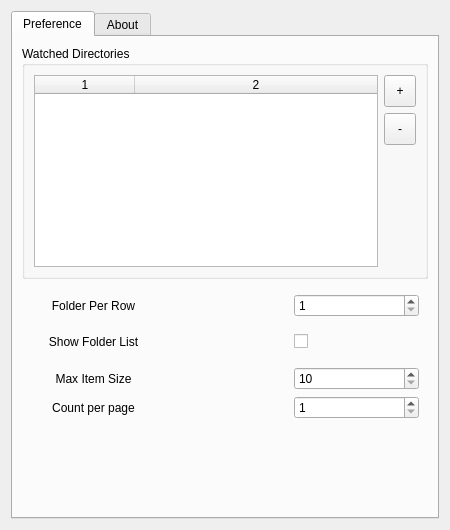
<?xml version="1.0" encoding="UTF-8"?>
<ui version="4.0">
 <class>SmartDirSettingWidget</class>
 <widget class="QWidget" name="SmartDirSettingWidget">
  <property name="geometry">
   <rect>
    <x>0</x>
    <y>0</y>
    <width>450</width>
    <height>530</height>
   </rect>
  </property>
  <property name="windowTitle">
   <string>DDE Smart Dir Settings</string>
  </property>
  <layout class="QVBoxLayout" name="verticalLayout">
   <item>
    <widget class="QTabWidget" name="tabWidget">
     <property name="currentIndex">
      <number>0</number>
     </property>
     <widget class="QWidget" name="tab">
      <attribute name="title">
       <string>Preference</string>
      </attribute>
      <layout class="QVBoxLayout" name="verticalLayout_5">
       <item>
        <widget class="QGroupBox" name="groupBox">
         <property name="title">
          <string>Watched Directories</string>
         </property>
         <layout class="QVBoxLayout" name="verticalLayout_4">
          <property name="leftMargin">
           <number>0</number>
          </property>
          <property name="topMargin">
           <number>0</number>
          </property>
          <property name="rightMargin">
           <number>0</number>
          </property>
          <property name="bottomMargin">
           <number>0</number>
          </property>
          <item>
           <widget class="QWidget" name="widget" native="true">
            <layout class="QHBoxLayout" name="horizontalLayout">
             <item>
              <widget class="QTableWidget" name="tableWidget">
               <property name="editTriggers">
                <set>QAbstractItemView::NoEditTriggers</set>
               </property>
               <property name="selectionMode">
                <enum>QAbstractItemView::SingleSelection</enum>
               </property>
               <property name="selectionBehavior">
                <enum>QAbstractItemView::SelectRows</enum>
               </property>
               <property name="columnCount">
                <number>2</number>
               </property>
               <attribute name="horizontalHeaderStretchLastSection">
                <bool>true</bool>
               </attribute>
               <attribute name="verticalHeaderVisible">
                <bool>false</bool>
               </attribute>
               <column/>
               <column/>
              </widget>
             </item>
             <item>
              <widget class="QWidget" name="widget_2" native="true">
               <layout class="QVBoxLayout" name="verticalLayout_2">
                <property name="leftMargin">
                 <number>0</number>
                </property>
                <property name="topMargin">
                 <number>0</number>
                </property>
                <property name="rightMargin">
                 <number>0</number>
                </property>
                <property name="bottomMargin">
                 <number>0</number>
                </property>
                <item>
                 <widget class="QToolButton" name="addToolButton">
                  <property name="minimumSize">
                   <size>
                    <width>32</width>
                    <height>32</height>
                   </size>
                  </property>
                  <property name="maximumSize">
                   <size>
                    <width>32</width>
                    <height>32</height>
                   </size>
                  </property>
                  <property name="text">
                   <string>+</string>
                  </property>
                 </widget>
                </item>
                <item>
                 <widget class="QToolButton" name="removeToolButton">
                  <property name="minimumSize">
                   <size>
                    <width>32</width>
                    <height>32</height>
                   </size>
                  </property>
                  <property name="maximumSize">
                   <size>
                    <width>32</width>
                    <height>32</height>
                   </size>
                  </property>
                  <property name="text">
                   <string>-</string>
                  </property>
                 </widget>
                </item>
                <item>
                 <spacer name="verticalSpacer">
                  <property name="orientation">
                   <enum>Qt::Vertical</enum>
                  </property>
                  <property name="sizeHint" stdset="0">
                   <size>
                    <width>20</width>
                    <height>40</height>
                   </size>
                  </property>
                 </spacer>
                </item>
               </layout>
              </widget>
             </item>
            </layout>
           </widget>
          </item>
         </layout>
        </widget>
       </item>
       <item>
        <widget class="QWidget" name="widget_3" native="true">
         <layout class="QVBoxLayout" name="verticalLayout_3">
          <item>
           <layout class="QGridLayout" name="gridLayout">
            <item row="2" column="2">
             <widget class="QSpinBox" name="maxSizeSpinBox">
              <property name="minimum">
               <number>10</number>
              </property>
              <property name="maximum">
               <number>50</number>
              </property>
             </widget>
            </item>
            <item row="2" column="0">
             <widget class="QLabel" name="label">
              <property name="text">
               <string>Max Item Size</string>
              </property>
              <property name="alignment">
               <set>Qt::AlignCenter</set>
              </property>
             </widget>
            </item>
            <item row="2" column="1">
             <widget class="QLabel" name="label_2">
              <property name="text">
               <string/>
              </property>
             </widget>
            </item>
            <item row="4" column="0">
             <spacer name="verticalSpacer_2">
              <property name="orientation">
               <enum>Qt::Vertical</enum>
              </property>
              <property name="sizeHint" stdset="0">
               <size>
                <width>20</width>
                <height>40</height>
               </size>
              </property>
             </spacer>
            </item>
            <item row="3" column="0">
             <widget class="QLabel" name="label_3">
              <property name="text">
               <string>Count per page</string>
              </property>
              <property name="alignment">
               <set>Qt::AlignCenter</set>
              </property>
             </widget>
            </item>
            <item row="3" column="2">
             <widget class="QSpinBox" name="countPerPageSpinBox">
              <property name="minimum">
               <number>1</number>
              </property>
              <property name="maximum">
               <number>10</number>
              </property>
             </widget>
            </item>
            <item row="0" column="2">
             <widget class="QSpinBox" name="folderCountSpinBox">
              <property name="minimum">
               <number>1</number>
              </property>
              <property name="maximum">
               <number>4</number>
              </property>
             </widget>
            </item>
            <item row="0" column="0">
             <widget class="QLabel" name="label_4">
              <property name="text">
               <string>Folder Per Row</string>
              </property>
              <property name="alignment">
               <set>Qt::AlignCenter</set>
              </property>
             </widget>
            </item>
            <item row="1" column="0">
             <widget class="QLabel" name="label_5">
              <property name="minimumSize">
               <size>
                <width>0</width>
                <height>38</height>
               </size>
              </property>
              <property name="text">
               <string>Show Folder List</string>
              </property>
              <property name="alignment">
               <set>Qt::AlignCenter</set>
              </property>
             </widget>
            </item>
            <item row="1" column="2">
             <widget class="QCheckBox" name="enableFolderListCheckBox">
              <property name="text">
               <string/>
              </property>
              <property name="iconSize">
               <size>
                <width>32</width>
                <height>32</height>
               </size>
              </property>
             </widget>
            </item>
           </layout>
          </item>
         </layout>
        </widget>
       </item>
      </layout>
     </widget>
     <widget class="QWidget" name="tab_2">
      <attribute name="title">
       <string>About</string>
      </attribute>
      <layout class="QHBoxLayout" name="horizontalLayout_2">
       <item>
        <layout class="QGridLayout" name="gridLayout_2">
         <property name="leftMargin">
          <number>5</number>
         </property>
         <property name="topMargin">
          <number>5</number>
         </property>
         <property name="rightMargin">
          <number>5</number>
         </property>
         <property name="bottomMargin">
          <number>5</number>
         </property>
         <property name="spacing">
          <number>5</number>
         </property>
         <item row="1" column="2">
          <widget class="QLabel" name="appVersionLabel">
           <property name="sizePolicy">
            <sizepolicy hsizetype="Preferred" vsizetype="Fixed">
             <horstretch>0</horstretch>
             <verstretch>0</verstretch>
            </sizepolicy>
           </property>
           <property name="minimumSize">
            <size>
             <width>280</width>
             <height>0</height>
            </size>
           </property>
           <property name="maximumSize">
            <size>
             <width>900</width>
             <height>16777215</height>
            </size>
           </property>
           <property name="text">
            <string/>
           </property>
          </widget>
         </item>
         <item row="0" column="0">
          <widget class="QLabel" name="label_8">
           <property name="sizePolicy">
            <sizepolicy hsizetype="Preferred" vsizetype="Fixed">
             <horstretch>0</horstretch>
             <verstretch>0</verstretch>
            </sizepolicy>
           </property>
           <property name="minimumSize">
            <size>
             <width>70</width>
             <height>0</height>
            </size>
           </property>
           <property name="maximumSize">
            <size>
             <width>70</width>
             <height>100</height>
            </size>
           </property>
           <property name="font">
            <font>
             <weight>75</weight>
             <bold>true</bold>
            </font>
           </property>
           <property name="text">
            <string>Name</string>
           </property>
           <property name="alignment">
            <set>Qt::AlignCenter</set>
           </property>
          </widget>
         </item>
         <item row="1" column="0">
          <widget class="QLabel" name="label_11">
           <property name="sizePolicy">
            <sizepolicy hsizetype="Preferred" vsizetype="Fixed">
             <horstretch>0</horstretch>
             <verstretch>0</verstretch>
            </sizepolicy>
           </property>
           <property name="minimumSize">
            <size>
             <width>70</width>
             <height>0</height>
            </size>
           </property>
           <property name="maximumSize">
            <size>
             <width>70</width>
             <height>100</height>
            </size>
           </property>
           <property name="font">
            <font>
             <weight>75</weight>
             <bold>true</bold>
            </font>
           </property>
           <property name="text">
            <string>Version</string>
           </property>
           <property name="alignment">
            <set>Qt::AlignCenter</set>
           </property>
          </widget>
         </item>
         <item row="3" column="2">
          <widget class="QLabel" name="label_18">
           <property name="sizePolicy">
            <sizepolicy hsizetype="Preferred" vsizetype="Fixed">
             <horstretch>0</horstretch>
             <verstretch>0</verstretch>
            </sizepolicy>
           </property>
           <property name="minimumSize">
            <size>
             <width>280</width>
             <height>0</height>
            </size>
           </property>
           <property name="maximumSize">
            <size>
             <width>900</width>
             <height>16777215</height>
            </size>
           </property>
           <property name="text">
            <string>&lt;html&gt;&lt;head/&gt;&lt;body&gt;&lt;p&gt;&lt;a href=&quot;september_hx@outlook.com&quot;&gt;&lt;span style=&quot; text-decoration: underline; color:#0082fa;&quot;&gt;september_hx@outlook.com&lt;/span&gt;&lt;/a&gt;&lt;/p&gt;&lt;/body&gt;&lt;/html&gt;</string>
           </property>
           <property name="textFormat">
            <enum>Qt::RichText</enum>
           </property>
           <property name="openExternalLinks">
            <bool>true</bool>
           </property>
          </widget>
         </item>
         <item row="4" column="0">
          <widget class="QLabel" name="label_14">
           <property name="sizePolicy">
            <sizepolicy hsizetype="Preferred" vsizetype="Fixed">
             <horstretch>0</horstretch>
             <verstretch>0</verstretch>
            </sizepolicy>
           </property>
           <property name="minimumSize">
            <size>
             <width>70</width>
             <height>0</height>
            </size>
           </property>
           <property name="maximumSize">
            <size>
             <width>70</width>
             <height>100</height>
            </size>
           </property>
           <property name="font">
            <font>
             <weight>75</weight>
             <bold>true</bold>
            </font>
           </property>
           <property name="text">
            <string>Github</string>
           </property>
           <property name="alignment">
            <set>Qt::AlignCenter</set>
           </property>
          </widget>
         </item>
         <item row="3" column="0">
          <widget class="QLabel" name="label_13">
           <property name="sizePolicy">
            <sizepolicy hsizetype="Preferred" vsizetype="Fixed">
             <horstretch>0</horstretch>
             <verstretch>0</verstretch>
            </sizepolicy>
           </property>
           <property name="minimumSize">
            <size>
             <width>70</width>
             <height>0</height>
            </size>
           </property>
           <property name="maximumSize">
            <size>
             <width>70</width>
             <height>100</height>
            </size>
           </property>
           <property name="font">
            <font>
             <weight>75</weight>
             <bold>true</bold>
            </font>
           </property>
           <property name="text">
            <string>Email</string>
           </property>
           <property name="alignment">
            <set>Qt::AlignCenter</set>
           </property>
          </widget>
         </item>
         <item row="4" column="2">
          <widget class="QLabel" name="label_19">
           <property name="sizePolicy">
            <sizepolicy hsizetype="Preferred" vsizetype="Fixed">
             <horstretch>0</horstretch>
             <verstretch>0</verstretch>
            </sizepolicy>
           </property>
           <property name="minimumSize">
            <size>
             <width>280</width>
             <height>0</height>
            </size>
           </property>
           <property name="maximumSize">
            <size>
             <width>900</width>
             <height>16777215</height>
            </size>
           </property>
           <property name="text">
            <string>&lt;html&gt;&lt;head/&gt;&lt;body&gt;&lt;p&gt;&lt;a href=&quot;https://github.com/SeptemberHX/dde-smart-dir&quot;&gt;&lt;span style=&quot; text-decoration: underline; color:#0082fa;&quot;&gt;https://github.com/SeptemberHX/dde-smart-dir&lt;/span&gt;&lt;/a&gt;&lt;/p&gt;&lt;/body&gt;&lt;/html&gt;</string>
           </property>
           <property name="textFormat">
            <enum>Qt::RichText</enum>
           </property>
           <property name="openExternalLinks">
            <bool>true</bool>
           </property>
          </widget>
         </item>
         <item row="2" column="2">
          <widget class="QLabel" name="label_17">
           <property name="sizePolicy">
            <sizepolicy hsizetype="Preferred" vsizetype="Fixed">
             <horstretch>0</horstretch>
             <verstretch>0</verstretch>
            </sizepolicy>
           </property>
           <property name="minimumSize">
            <size>
             <width>280</width>
             <height>0</height>
            </size>
           </property>
           <property name="maximumSize">
            <size>
             <width>900</width>
             <height>16777215</height>
            </size>
           </property>
           <property name="text">
            <string>SeptemberHX</string>
           </property>
          </widget>
         </item>
         <item row="0" column="2">
          <widget class="QLabel" name="appNameLabel">
           <property name="sizePolicy">
            <sizepolicy hsizetype="Preferred" vsizetype="Fixed">
             <horstretch>0</horstretch>
             <verstretch>0</verstretch>
            </sizepolicy>
           </property>
           <property name="minimumSize">
            <size>
             <width>280</width>
             <height>0</height>
            </size>
           </property>
           <property name="maximumSize">
            <size>
             <width>900</width>
             <height>16777215</height>
            </size>
           </property>
           <property name="text">
            <string/>
           </property>
          </widget>
         </item>
         <item row="2" column="0">
          <widget class="QLabel" name="label_12">
           <property name="sizePolicy">
            <sizepolicy hsizetype="Preferred" vsizetype="Fixed">
             <horstretch>0</horstretch>
             <verstretch>0</verstretch>
            </sizepolicy>
           </property>
           <property name="minimumSize">
            <size>
             <width>70</width>
             <height>0</height>
            </size>
           </property>
           <property name="maximumSize">
            <size>
             <width>70</width>
             <height>100</height>
            </size>
           </property>
           <property name="font">
            <font>
             <weight>75</weight>
             <bold>true</bold>
            </font>
           </property>
           <property name="text">
            <string>Author</string>
           </property>
           <property name="alignment">
            <set>Qt::AlignCenter</set>
           </property>
          </widget>
         </item>
         <item row="5" column="0">
          <spacer name="verticalSpacer_3">
           <property name="orientation">
            <enum>Qt::Vertical</enum>
           </property>
           <property name="sizeHint" stdset="0">
            <size>
             <width>20</width>
             <height>40</height>
            </size>
           </property>
          </spacer>
         </item>
         <item row="5" column="2">
          <widget class="QLabel" name="pMovieLabel">
           <property name="text">
            <string/>
           </property>
           <property name="alignment">
            <set>Qt::AlignCenter</set>
           </property>
          </widget>
         </item>
        </layout>
       </item>
      </layout>
     </widget>
    </widget>
   </item>
  </layout>
 </widget>
 <resources/>
 <connections/>
</ui>
